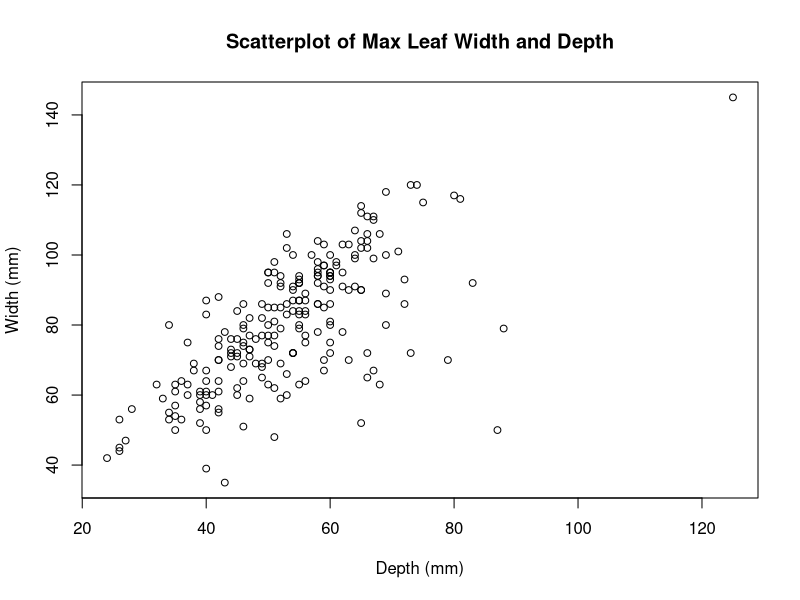

Write R code to recreate this figure.
require(here)
read.csv(here("data", "ginkgo_data_2022.csv"))

ginkgo_dat <- data.frame(read.csv(here("data", "ginkgo_data_2022.csv")))

plot(x = ginkgo_dat$max_depth, y = ginkgo_dat$max_width, main = "Scatterplot of Max Leaf Width and Depth", xlab = "Depth (mm)", ylab = "Width (mm)", cex = 0.9)
